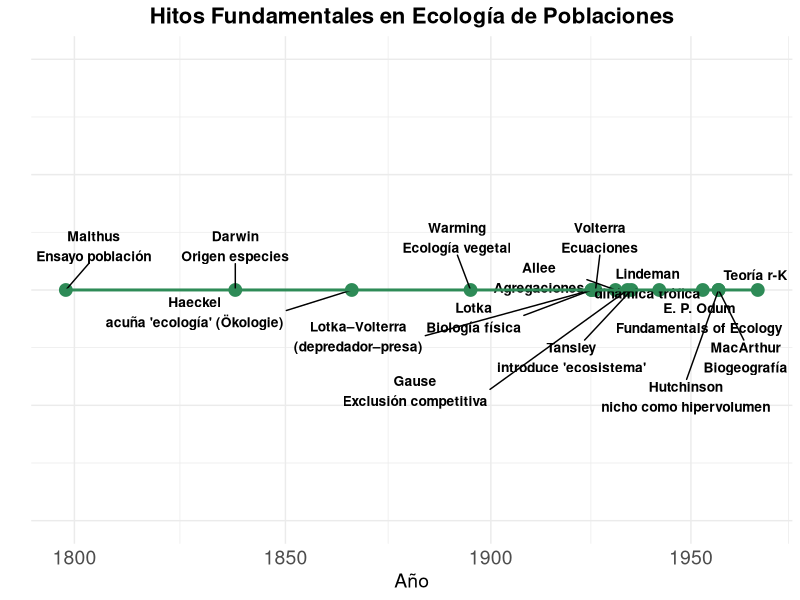
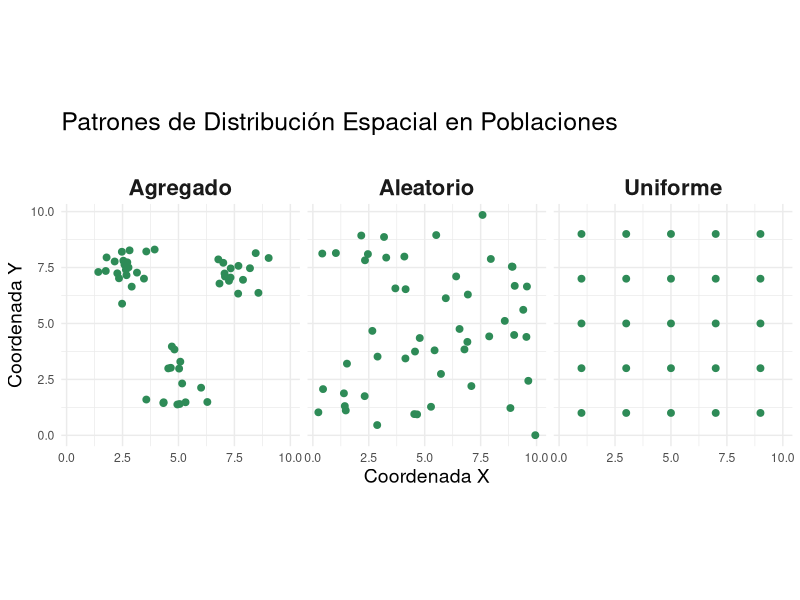
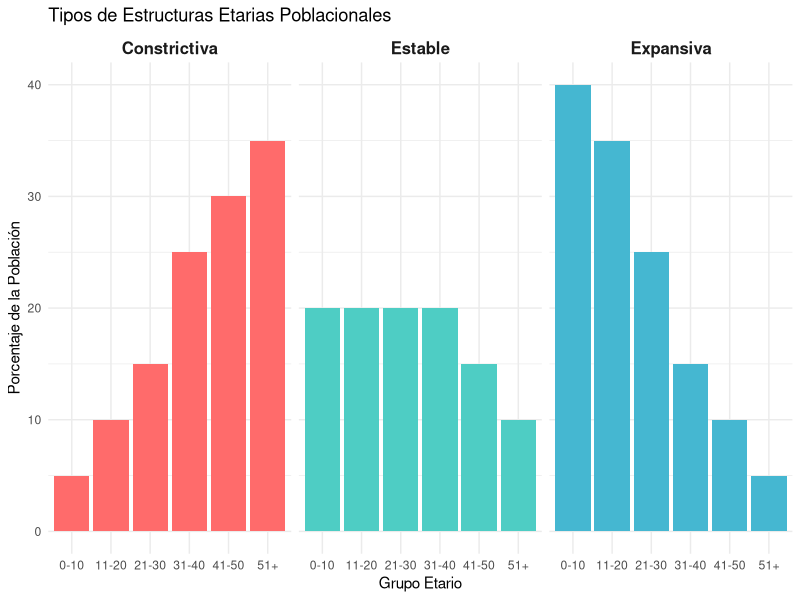
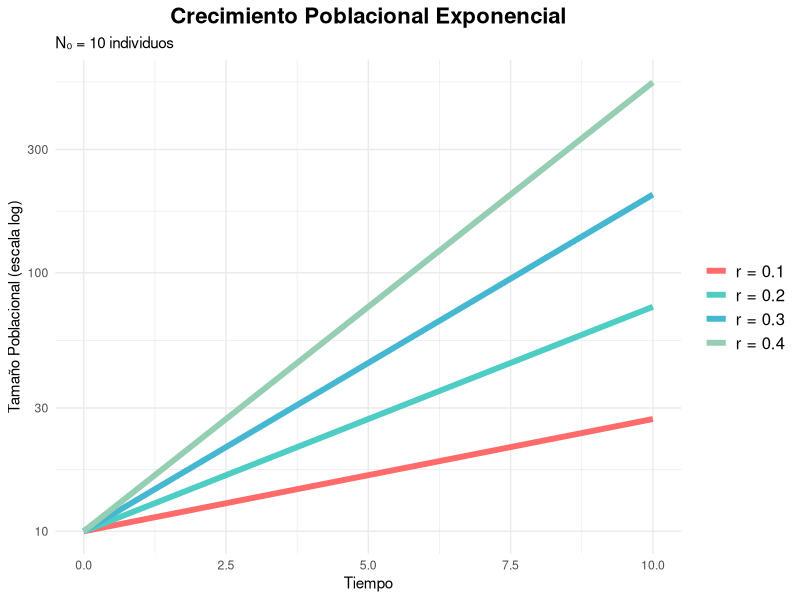
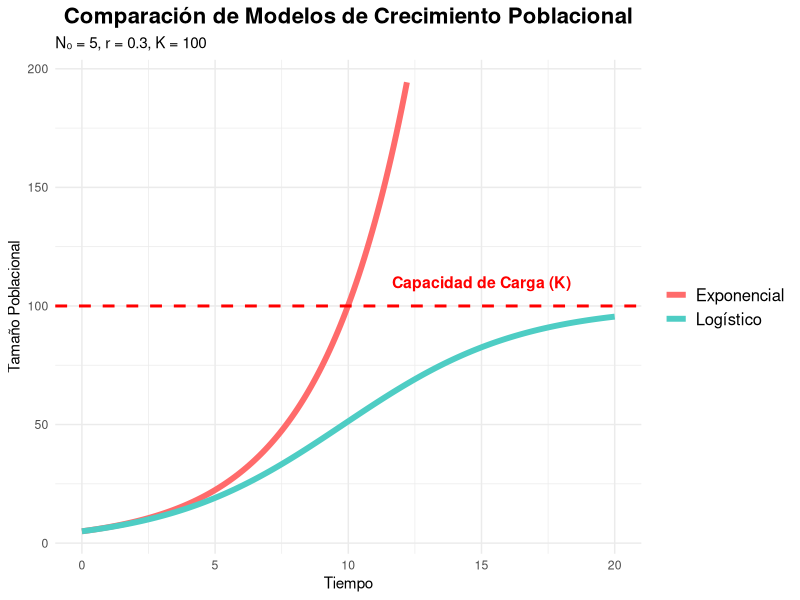
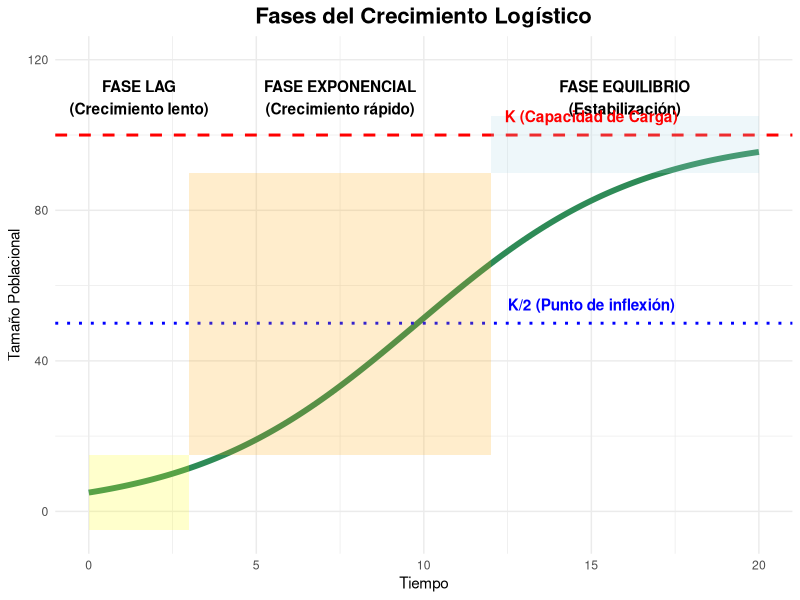
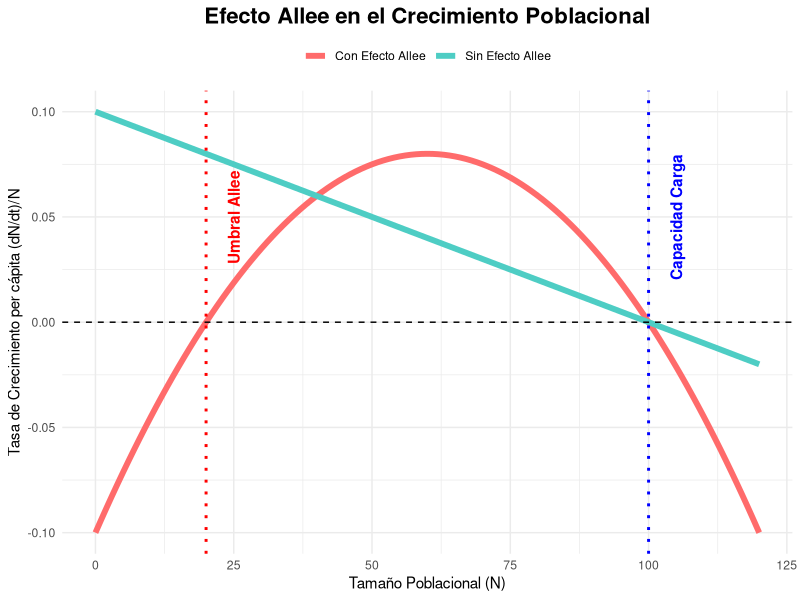

Recreate these plots in R, in order.
## ---- chunk 1
options(htmltools.dir.version = FALSE)
knitr::opts_chunk$set(
  fig.width = 12, 
  fig.height = 8, 
  fig.retina = 3,
  out.width = "100%",
  cache = FALSE,
  echo = FALSE,
  message = FALSE, 
  warning = FALSE,
  hiline = TRUE
)
library(ggplot2)
library(dplyr)
library(knitr)
library(ggrepel)
## ---- chunk 2
timeline_data <- data.frame(
  Year = c(1798, 1838, 1925, 1926, 1931, 1934, 1957, 1967,
            1866, 1895, 1925, 1935, 1942, 1953, 1957),
  Event = c("Malthus\nEnsayo población", "Darwin\nOrigen especies", 
            "Lotka\nBiología física", "Volterra\nEcuaciones", 
            "Allee\nAgregaciones", "Gause\nExclusión competitiva",
            "MacArthur\nBiogeografía", "Teoría r-K", 
            "Haeckel\nacuña 'ecología' (Ökologie)", "Warming\nEcología vegetal", 
            "Lotka–Volterra\n(depredador–presa)",  "Tansley\nintroduce 'ecosistema'",  
            "Lindeman\ndinámica trófica",  "E. P. Odum\nFundamentals of Ecology",  
            "Hutchinson\nnicho como hipervolumen"),
  Y = rep(1, 15)
)

ggplot(timeline_data, aes(x = Year, y = Y)) +
  geom_point(size = 4, color = "#2E8B57") +
  geom_text_repel(aes(label = Event), vjust = -1, size = 3.5, fontface = "bold") +
  geom_line(color = "#2E8B57", size = 1) +
  scale_x_continuous(breaks = timeline_data$Year, 
                     labels = timeline_data$Year) +
  theme_minimal() +
  scale_x_continuous(transform = 'log') +
  theme(axis.text.y = element_blank(),
        axis.text.x = element_text(size = 14),
        axis.title.x = element_text(size = 14),
        axis.ticks.y = element_blank(),
        panel.grid.y = element_blank(),
        plot.title = element_text(hjust = 0.5, size = 16, face = "bold")) +
  labs(title = "Hitos Fundamentales en Ecología de Poblaciones",
       x = "Año", y = "") +
  ylim(0.5, 1.5)
## ---- chunk 3
# Crear datos para los tres patrones de distribución
set.seed(123)

# Patrón aleatorio
random_x <- runif(50, 0, 10)
random_y <- runif(50, 0, 10)

# Patrón agrupado
group_centers <- data.frame(x = c(2.5, 7.5, 5), y = c(7.5, 7.5, 2.5))
grouped_x <- c()
grouped_y <- c()
for(i in 1:3) {
  n_points <- c(20, 15, 15)[i]
  grouped_x <- c(grouped_x, rnorm(n_points, group_centers$x[i], 0.7))
  grouped_y <- c(grouped_y, rnorm(n_points, group_centers$y[i], 0.7))
}

# Patrón regular
regular_x <- rep(seq(1, 9, by = 2), 5)
regular_y <- rep(seq(1, 9, by = 2), each = 5)

# Combinar datos
spatial_data <- data.frame(
  x = c(random_x, grouped_x, regular_x),
  y = c(random_y, grouped_y, regular_y),
  pattern = rep(c("Aleatorio", "Agregado", "Uniforme"), 
                c(length(random_x), length(grouped_x), length(regular_x)))
)

ggplot(spatial_data, aes(x, y)) +
  geom_point(size = 2, color = "#2E8B57") +
  facet_wrap(~pattern, ncol = 3) +
  theme_minimal() +
  theme(size = 18) + 
  theme(strip.text = element_text(size = 16, face = "bold"),
        axis.title = element_text(size = 14),
        plot.title = element_text(size = 18)) +
  labs(title = "Patrones de Distribución Espacial en Poblaciones\n",
       x = "Coordenada X", y = "Coordenada Y") +
  coord_fixed()
## ---- chunk 4
# Datos para diferentes tipos de pirámides poblacionales
expansive <- data.frame(
  age_group = factor(c("0-10", "11-20", "21-30", "31-40", "41-50", "51+"),
                     levels = c("0-10", "11-20", "21-30", "31-40", "41-50", "51+")),
  population = c(40, 35, 25, 15, 10, 5),
  type = "Expansiva"
)

stable <- data.frame(
  age_group = factor(c("0-10", "11-20", "21-30", "31-40", "41-50", "51+"),
                     levels = c("0-10", "11-20", "21-30", "31-40", "41-50", "51+")),
  population = c(20, 20, 20, 20, 15, 10),
  type = "Estable"
)

constrictive <- data.frame(
  age_group = factor(c("0-10", "11-20", "21-30", "31-40", "41-50", "51+"),
                     levels = c("0-10", "11-20", "21-30", "31-40", "41-50", "51+")),
  population = c(5, 10, 15, 25, 30, 35),
  type = "Constrictiva"
)

pyramid_data <- rbind(expansive, stable, constrictive)

ggplot(pyramid_data, aes(x = age_group, y = population, fill = type)) +
  geom_col() +
  facet_wrap(~type, ncol = 3) +
  scale_fill_manual(values = c("#FF6B6B", "#4ECDC4", "#45B7D1")) +
  theme_minimal() +
  theme(legend.position = "none",
        strip.text = element_text(size = 12, face = "bold")) +
  labs(title = "Tipos de Estructuras Etarias Poblacionales",
       x = "Grupo Etario", y = "Porcentaje de la Población")
## ---- chunk 5
# Parámetros para el crecimiento exponencial
t <- seq(0, 10, by = 0.1)
N0 <- 10

# Diferentes tasas de crecimiento
r_values <- c(0.1, 0.2, 0.3, 0.4)
colors <- c("#FF6B6B", "#4ECDC4", "#45B7D1", "#96CEB4")

# Crear dataframe
exp_data <- data.frame()
for(i in 1:length(r_values)) {
  N_t <- N0 * exp(r_values[i] * t)
  temp_data <- data.frame(
    time = t,
    population = N_t,
    r_value = paste("r =", r_values[i])
  )
  exp_data <- rbind(exp_data, temp_data)
}

ggplot(exp_data, aes(x = time, y = population, color = r_value)) +
  geom_line(size = 2) +
  scale_color_manual(values = colors) +
  scale_y_log10() +
  theme_minimal() +
  theme(legend.title = element_blank(),
        legend.text = element_text(size = 12),
        plot.title = element_text(size = 16, face = "bold", hjust = 0.5)) +
  labs(title = "Crecimiento Poblacional Exponencial",
       subtitle = "N₀ = 10 individuos",
       x = "Tiempo", 
       y = "Tamaño Poblacional (escala log)")
## ---- chunk 6
# Parámetros
t <- seq(0, 20, by = 0.1)
N0 <- 5
r <- 0.3
K <- 100

# Crecimiento exponencial
N_exp <- N0 * exp(r * t)

# Crecimiento logístico
N_log <- K / (1 + ((K - N0) / N0) * exp(-r * t))

# Crear dataframe
growth_data <- data.frame(
  time = rep(t, 2),
  population = c(N_exp, N_log),
  model = rep(c("Exponencial", "Logístico"), each = length(t))
)

# Limitar exponencial para visualización
growth_data$population[growth_data$model == "Exponencial" & growth_data$population > 200] <- NA

ggplot(growth_data, aes(x = time, y = population, color = model)) +
  geom_line(size = 2) +
  geom_hline(yintercept = K, linetype = "dashed", color = "red", size = 1) +
  annotate("text", x = 15, y = K + 10, label = "Capacidad de Carga (K)", 
           color = "red", size = 4, fontface = "bold") +
  scale_color_manual(values = c("#FF6B6B", "#4ECDC4")) +
  theme_minimal() +
  theme(legend.title = element_blank(),
        legend.text = element_text(size = 12),
        plot.title = element_text(size = 16, face = "bold", hjust = 0.5)) +
  labs(title = "Comparación de Modelos de Crecimiento Poblacional",
       subtitle = "N₀ = 5, r = 0.3, K = 100",
       x = "Tiempo", 
       y = "Tamaño Poblacional")
## ---- chunk 7
# Datos para las fases del crecimiento logístico
t <- seq(0, 20, by = 0.1)
N0 <- 5
r <- 0.3
K <- 100
N_log <- K / (1 + ((K - N0) / N0) * exp(-r * t))

# Crear dataframe con fases
phases_data <- data.frame(
  time = t,
  population = N_log
)

# Definir las fases
phases_data$phase <- ifelse(phases_data$population < K * 0.1, "Fase Lag",
                     ifelse(phases_data$population < K * 0.9, "Fase Exponencial", 
                            "Fase Equilibrio"))

ggplot(phases_data, aes(x = time, y = population)) +
  geom_line(size = 2, color = "#2E8B57") +
  geom_hline(yintercept = K, linetype = "dashed", color = "red", size = 1) +
  geom_hline(yintercept = K/2, linetype = "dotted", color = "blue", size = 1) +
  # Agregar anotaciones para las fases
  annotate("rect", xmin = 0, xmax = 3, ymin = -5, ymax = 15, 
           alpha = 0.2, fill = "yellow") +
  annotate("rect", xmin = 3, xmax = 12, ymin = 15, ymax = 90, 
           alpha = 0.2, fill = "orange") +
  annotate("rect", xmin = 12, xmax = 20, ymin = 90, ymax = 105, 
           alpha = 0.2, fill = "lightblue") +
  annotate("text", x = 1.5, y = 110, label = "FASE LAG\n(Crecimiento lento)", 
           fontface = "bold", hjust = 0.5) +
  annotate("text", x = 7.5, y = 110, label = "FASE EXPONENCIAL\n(Crecimiento rápido)", 
           fontface = "bold", hjust = 0.5) +
  annotate("text", x = 16, y = 110, label = "FASE EQUILIBRIO\n(Estabilización)", 
           fontface = "bold", hjust = 0.5) +
  annotate("text", x = 15, y = K + 5, label = "K (Capacidad de Carga)", 
           color = "red", fontface = "bold") +
  annotate("text", x = 15, y = K/2 + 5, label = "K/2 (Punto de inflexión)", 
           color = "blue", fontface = "bold") +
  theme_minimal() +
  theme(plot.title = element_text(size = 16, face = "bold", hjust = 0.5)) +
  labs(title = "Fases del Crecimiento Logístico",
       x = "Tiempo", 
       y = "Tamaño Poblacional") +
  ylim(-5, 120)
## ---- chunk 8
# Parámetros para el efecto Allee
N <- seq(0, 120, by = 1)
r <- 0.1
K <- 100
A <- 20  # Umbral de Allee

# Tasa de crecimiento per cápita sin Allee
rate_normal <- r * (1 - N/K)

# Tasa de crecimiento per cápita con Allee
rate_allee <- r * (1 - N/K) * (N/A - 1)

# Crear dataframe
allee_data <- data.frame(
  population = rep(N, 2),
  growth_rate = c(rate_normal, rate_allee),
  model = rep(c("Sin Efecto Allee", "Con Efecto Allee"), each = length(N))
)

ggplot(allee_data, aes(x = population, y = growth_rate, color = model)) +
  geom_line(size = 2) +
  geom_hline(yintercept = 0, linetype = "dashed", color = "black") +
  geom_vline(xintercept = A, linetype = "dotted", color = "red", size = 1) +
  geom_vline(xintercept = K, linetype = "dotted", color = "blue", size = 1) +
  annotate("text", x = A + 5, y = 0.05, label = "Umbral Allee", 
           color = "red", angle = 90, fontface = "bold") +
  annotate("text", x = K + 5, y = 0.05, label = "Capacidad Carga", 
           color = "blue", angle = 90, fontface = "bold") +
  scale_color_manual(values = c("#FF6B6B", "#4ECDC4")) +
  theme_minimal() +
  theme(legend.title = element_blank(),
        legend.position = "top",
        plot.title = element_text(size = 16, face = "bold", hjust = 0.5)) +
  labs(title = "Efecto Allee en el Crecimiento Poblacional",
       x = "Tamaño Poblacional (N)", 
       y = "Tasa de Crecimiento per cápita (dN/dt)/N")
